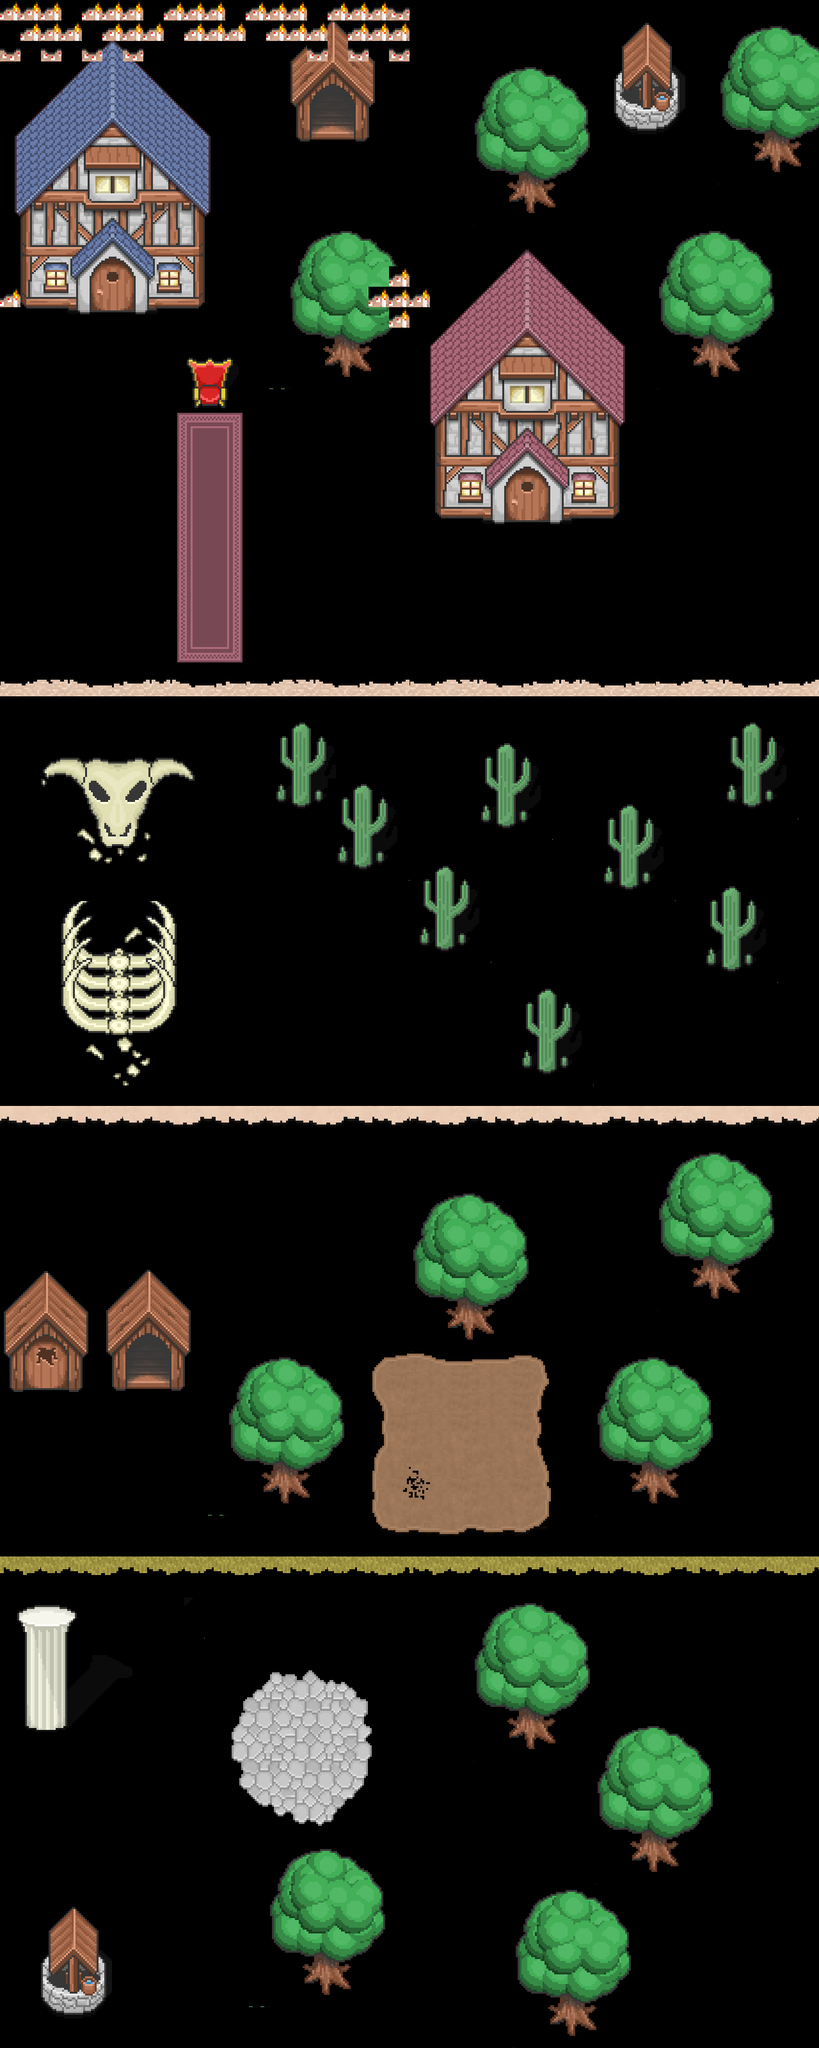

Rendered tile map (Tiled .tmx) drawn with the repository's tilesets; below, a short description and the map source with its tile grids summarised:
An orthogonal 40x100 tile map with 32x32 px tiles, 1 tile layer (objects), 3 hidden layers not drawn.

<map version="1.0" orientation="orthogonal" width="40" height="100" tilewidth="32" tileheight="32">
 <tileset firstgid="1" name="tilesheet" tilewidth="32" tileheight="32">
  <image source="tilesheet.png" width="960" height="4704" />
 </tileset>
 <layer name="background" width="40" height="100" visible="0">
  <data>[4000 cells, 4000 non-empty, 35 distinct tile ids]</data>
 </layer>
 <layer name="objects" width="40" height="100">
  <data>[4000 cells, 1715 non-empty, 786 distinct tile ids]</data>
 </layer>
 <layer name="objects2" width="40" height="100" visible="0">
  <data>[4000 cells, 16 non-empty, 16 distinct tile ids]</data>
 </layer>
 <layer name="collisions" width="40" height="100" visible="0">
  <data>[4000 cells, 115 non-empty, 20 distinct tile ids]</data>
 </layer>
</map>
